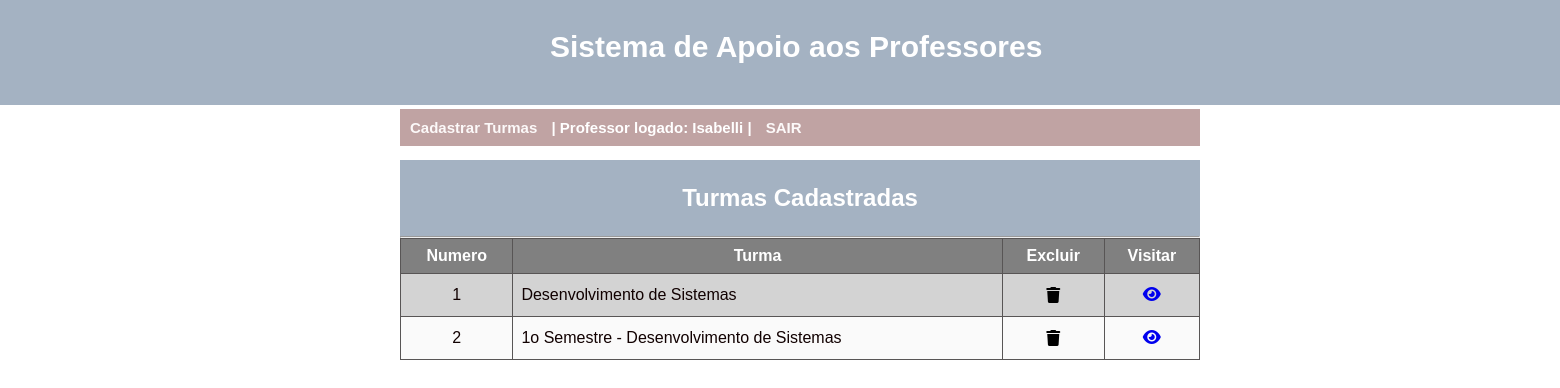
The page /lista_turma/1 on the database its author committed.
### App_Escola/models.py (models this page shows, shortened)
class Professor(models.Model):
    nome = models.CharField(max_length=120)
    email = models.CharField(max_length=120)
    senha = models.CharField(max_length=64)

class Turma(models.Model):
    nome_turma = models.CharField(max_length=120)
    id_professor = models.ForeignKey(Professor, null = True, on_delete=models.PROTECT)

### App_Escola/views.py (the view)
# urls.py: path('lista_turma/<int:id_professor>', views.lista_turma, name='lista_turma')
def lista_turma(request, id_professor):
    dados_professor = Professor.objects.filter(id=id_professor).values("nome", "id")
    usuario_logado = dados_professor[0]
    usuario_logado = usuario_logado["nome"]
    id_logado = dados_professor[0]
    id_logado = id_logado['id']
    turmas_do_professor = Turma.objects.filter(id_professor=id_logado)
    return render(request, 'Cons_Turma_Lista.html', {
        'usuario_logado':usuario_logado, 'turmas_do_professor': turmas_do_professor,
        'id_logado': id_logado
    })

### App_Escola/templates/Cons_Turma_Lista.html (shortened to what this page needs)
{% load static %}
<!DOCTYPE html>
<html lang="en">
<head>
    <link rel="stylesheet" type="text/css" href="{% static 'css/Cons_Turma_Lista.css' %}">
</head>
<header class="login">
    <div class="fundo_menu">
        <div class="nome_sistema">
            Sistema de Apoio aos Professores
        </div>
    </div>
</header>
<nav class="menu">
    <ul>
       <li><a href="/cad_turma/{{id_logado}}">Cadastrar Turmas</a></li>
       <li> | Professor logado: {{usuario_logado}} | </a></li>
       <li><a href="../accounts/logout">SAIR</a></li>
    </ul>
</nav>
<body onLoad="login();">
    <div class="principal">
    <div class="container">
        <section class="enquadramento">
            <h1> Turmas Cadastradas</h1>
        </section>
        <hr>
        <table>
            <tr>
                <th>Numero</th>
                <th>Turma</th>
                <th>Excluir</th>
                <th>Visitar</th>
            </tr>
            {% for igs in turmas_do_professor %}
            <tr>
                <td style="text-align:center">{{igs.id}} </td>
                <td>{{igs.nome_turma}}</td>
                <td style="text-align:center"><a href="javascript:valida_excluir({{igs.id}})"><i class="fa-solid fa-trash"></i></a></td>
                <td style="text-align:center"><a href="/ver_atividades?id_turma={{igs.id}}&who={{id_logado}}"><i class="fa-solid fa-eye"></i></a></td>
            </tr>
            {% endfor %}
        </table>
    </div>
    </div>
</body>
</html>

### App_Escola/static/css/Cons_Turma_Lista.css (style rules this page uses)
:root { --cor_fundo : rgb(192, 163, 163); --cor_hover : rgb(150, 104, 104); --cor_primaria : rgb(252, 249, 249); }
div.fundo_menu { display: inline-block; width: 1600px; height: 105px; column-count:3; position: relative; background-color: #a4b2c2; }
.nome_sistema { text-align: right; font-size: 30px; font-weight: bold; font-family: arial; color: white; position: absolute; margin: 30px 0px 0 550px; }
.menu ul { list-style-type: none; padding: 0; margin: 0px 400px 0px 400px; background-color: var(--cor_fundo); font-size: 15px; font-weight: bold; font-family: arial; color: white; }
.menu ul li { display:inline; position: relative; }
.menu ul li a { color: var(--cor_primaria); text-decoration: none; display:inline-block; padding: 10px; transition: background .3s; }
* { margin: 0; padding: 0; }
body { font-family: arial; color:rgb(17, 1, 1); }
body { width: 1600px; height: 600px; }
.principal { display: flex; justify-content: center; align-items: center; }
.container { background-color: #fafafa; margin: 14px; max-width: 800px; width: 100%; box-sizing: 0 3px 5px rbga(0,0,0, 0.5); }
.enquadramento { background: #a4b2c2; padding: 24px; text-align: center; color: #fff; }
table, th, td { border: 1px solid rgb(88, 85, 85); border-collapse: collapse; padding: 8px; }
table { width: 800px; }
th { background-color: gray ; color: white }
tr:nth-child(2n) { background-color: lightgray; }
.fa-solid.fa-pen-to-square, .fa-solid.fa-trash { cursor: pointer; margin: 5px; color: black; }

### rows shown on the page
Professor: nome "Isabelli"
Turma: id "1", nome_turma "Desenvolvimento de Sistemas"
Turma: id "2", nome_turma "1o Semestre - Desenvolvimento de Sistemas"
